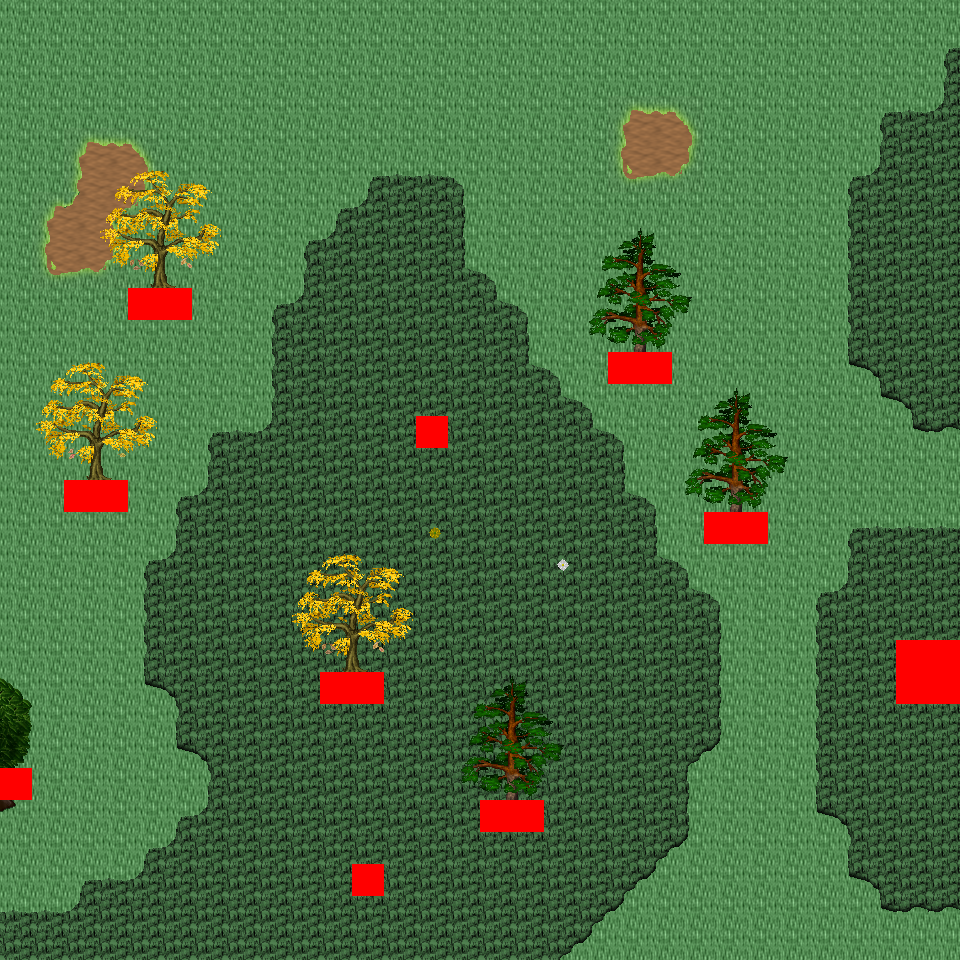

A level layout from a 2D game, rendered from its tile map. Below: a short description, then the map file with tile-grid data replaced by summaries:
An orthogonal 30x30 tile map with 32x32 px tiles, 6 tile layers (Ground, Object, Object2, Above, ...), 18 tilesets and 5 objects (5x mapExit).

<map version="1.0" orientation="orthogonal" renderorder="right-down" width="30" height="30" tilewidth="32" tileheight="32" nextobjectid="6">
  <tileset firstgid="1" name="tileset_logic_collision" tilewidth="32" tileheight="32" tilecount="1" columns="1">
    <image source="../drawable/tileset_logic_collision.png" width="32" height="32" />
  </tileset>
  <tileset firstgid="2" name="tileset_ground_ground" tilewidth="32" tileheight="32" tilecount="33" columns="3">
    <image source="../drawable/tileset_ground_ground.png" width="96" height="352" />
  </tileset>
  <tileset firstgid="35" name="tileset_ground_grass_corners" tilewidth="32" tileheight="32" tilecount="24" columns="6">
    <image source="../drawable/tileset_ground_grass_corners.png" width="192" height="128" />
  </tileset>
  <tileset firstgid="59" name="tileset_ground_grass_edges" tilewidth="32" tileheight="32" tilecount="36" columns="12">
    <image source="../drawable/tileset_ground_grass_edges.png" width="384" height="96" />
  </tileset>
  <tileset firstgid="95" name="tileset_ground_grass_2" tilewidth="32" tileheight="32" tilecount="21" columns="3">
    <image source="../drawable/tileset_ground_grass_2.png" width="96" height="224" />
  </tileset>
  <tileset firstgid="116" name="tileset_plant_leaves" tilewidth="32" tileheight="32" tilecount="8" columns="4">
    <image source="../drawable/tileset_plant_leaves.png" width="128" height="64" />
  </tileset>
  <tileset firstgid="124" name="tileset_plant_tree_tree_darkgreen" tilewidth="32" tileheight="32" tilecount="88" columns="8">
    <image source="../drawable/tileset_plant_tree_tree_darkgreen.png" width="256" height="352" />
  </tileset>
  <tileset firstgid="212" name="tileset_plant_tree_fall_trees" tilewidth="32" tileheight="32" tilecount="40" columns="8">
    <image source="../drawable/tileset_plant_tree_fall_trees.png" width="256" height="160" />
  </tileset>
  <tileset firstgid="252" name="tileset_plant_tree_pine_tree" tilewidth="32" tileheight="32" tilecount="20" columns="4">
    <image source="../drawable/tileset_plant_tree_pine_tree.png" width="128" height="160" />
  </tileset>
  <tileset firstgid="272" name="tileset_plant_stump_hollow_logs" tilewidth="32" tileheight="32" tilecount="6" columns="3">
    <image source="../drawable/tileset_plant_stump_hollow_logs.png" width="96" height="64" />
  </tileset>
  <tileset firstgid="278" name="tileset_plant_stump_small_stump" tilewidth="32" tileheight="32" tilecount="4" columns="2">
    <image source="../drawable/tileset_plant_stump_small_stump.png" width="64" height="64" />
  </tileset>
  <tileset firstgid="282" name="tileset_plant_stump_stump_pale_purple" tilewidth="32" tileheight="32" tilecount="4" columns="2">
    <image source="../drawable/tileset_plant_stump_stump_pale_purple.png" width="64" height="64" />
  </tileset>
  <tileset firstgid="286" name="tileset_plant_flower_daisy_blue" tilewidth="32" tileheight="32" tilecount="8" columns="2">
    <image source="../drawable/tileset_plant_flower_daisy_blue.png" width="64" height="128" />
  </tileset>
  <tileset firstgid="294" name="tileset_plant_flower_daisy_red" tilewidth="32" tileheight="32" tilecount="8" columns="2">
    <image source="../drawable/tileset_plant_flower_daisy_red.png" width="64" height="128" />
  </tileset>
  <tileset firstgid="302" name="tileset_plant_flower_daisy_white" tilewidth="32" tileheight="32" tilecount="8" columns="2">
    <image source="../drawable/tileset_plant_flower_daisy_white.png" width="64" height="128" />
  </tileset>
  <tileset firstgid="310" name="tileset_plant_flower_daisy_yellow" tilewidth="32" tileheight="32" tilecount="8" columns="2">
    <image source="../drawable/tileset_plant_flower_daisy_yellow.png" width="64" height="128" />
  </tileset>
  <tileset firstgid="318" name="tileset_logic_creature_ent" tilewidth="32" tileheight="32" tilecount="4" columns="4">
    <image source="../drawable/tileset_logic_creature_ent.png" width="128" height="32" />
  </tileset>
  <tileset firstgid="322" name="tileset_logic_creature_animal" tilewidth="32" tileheight="32" tilecount="32" columns="8">
    <image source="../drawable/tileset_logic_creature_animal.png" width="256" height="128" />
  </tileset>
  <layer name="Ground" width="30" height="30">
    <data>[900 cells, 900 non-empty, 3 distinct tile ids]</data>
  </layer>
  <layer name="Object" width="30" height="30">
    <data>[900 cells, 163 non-empty, 36 distinct tile ids]</data>
  </layer>
  <layer name="Object2" width="30" height="30">
    <data>[900 cells, 12 non-empty, 8 distinct tile ids]</data>
  </layer>
  <layer name="Above" width="30" height="30">
    <data>[900 cells, 99 non-empty, 35 distinct tile ids]</data>
  </layer>
  <layer name="Above2" width="30" height="30">
    <data>[900 cells, 0 non-empty, 0 distinct tile ids]</data>
  </layer>
  <layer name="Walkable" width="30" height="30">
    <data>[900 cells, 19 non-empty, 1 distinct tile ids]</data>
  </layer>
  <objectgroup name="MapEvents">
    <object id="1" name="south" type="mapExit" x="0" y="928" width="960" height="32">
      <properties>
        <property name="map" value="level_0_x18_y26" />
        <property name="x" value="0" />
        <property name="y" value="1" />
      </properties>
    </object>
    <object id="2" name="west" type="mapExit" x="0" y="0" width="32" height="768">
      <properties>
        <property name="map" value="level_0_x17_y25" />
        <property name="x" value="28" />
        <property name="y" value="0" />
      </properties>
    </object>
    <object id="3" name="west2" type="mapExit" x="0" y="800" width="32" height="160">
      <properties>
        <property name="map" value="level_0_x17_y25" />
        <property name="x" value="28" />
        <property name="y" value="25" />
      </properties>
    </object>
    <object id="4" name="east" type="mapExit" x="928" y="0" width="32" height="640">
      <properties>
        <property name="map" value="level_0_x19_y25" />
        <property name="x" value="1" />
        <property name="y" value="0" />
      </properties>
    </object>
    <object id="5" name="east2" type="mapExit" x="928" y="704" width="32" height="256">
      <properties>
        <property name="map" value="level_0_x19_y25" />
        <property name="x" value="1" />
        <property name="y" value="22" />
      </properties>
    </object>
  </objectgroup>
</map>
